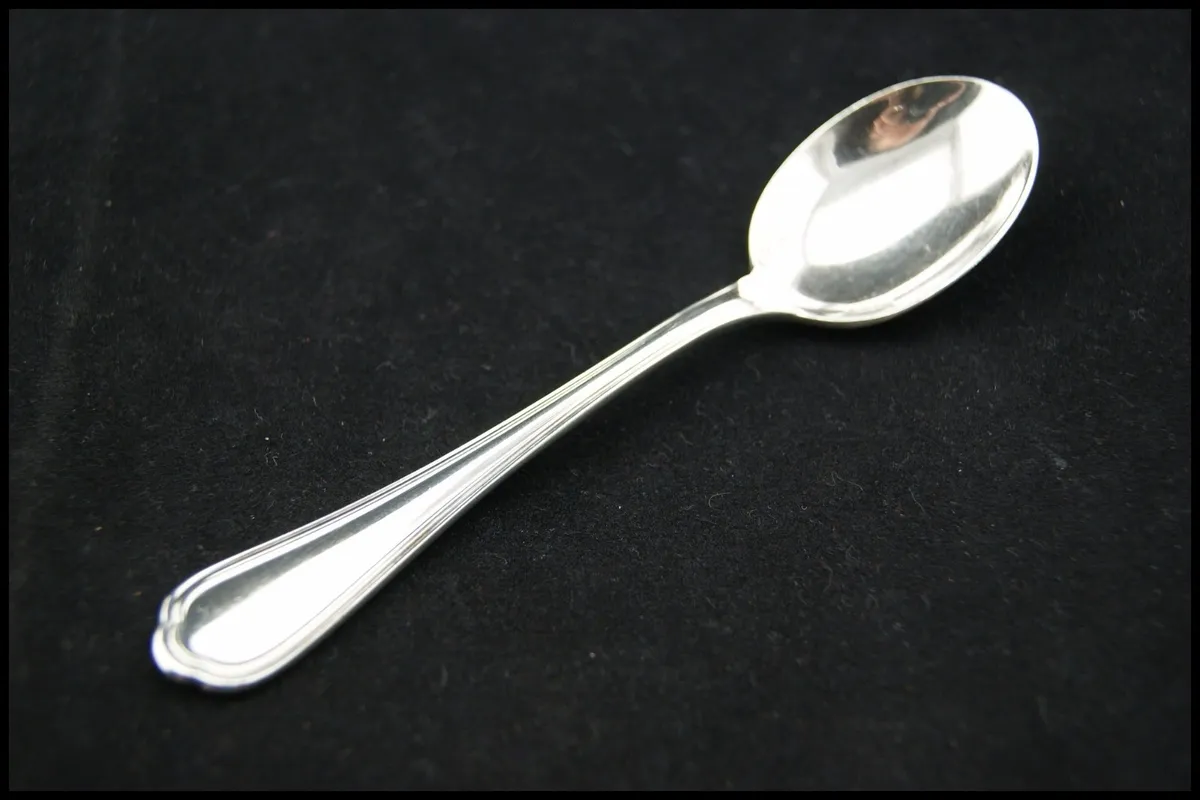
#> input picture c_image.webp, 1200 x 800 px
$ python image_segmentation.py
#> lines starting #> are read from the running program, lines starting #| are printed output that depends on the picture; after the words box and inside, x2 and y2 are one past the last pixel; in counts of white or black regions, pixels touching at a corner belong together
#> further down, image is the input picture: shape (800, 1200, 3); mean B, G, R 49.7, 49.9, 47.9
import cv2
import numpy as np


def convert_to_gray_scale(image):
    R, G, B = 0.21, 0.72, 0.07

    r_channel = image[:, :, 0]
    g_channel = image[:, :, 1]
    b_channel = image[:, :, 2]

    gray_scale_image = R * r_channel + G * g_channel + B * b_channel

    gray_scale_image = gray_scale_image.astype("uint8")

    return gray_scale_image


image = cv2.imread("c_image.webp")

gray_scale_image = convert_to_gray_scale(image)

T0 = np.mean(gray_scale_image)
#> T0 = 49.29

while True:
    M1 = gray_scale_image[np.where(gray_scale_image >= T0)].mean()
    M2 = gray_scale_image[np.where(gray_scale_image < T0)].mean()

    T = (M1 + M2) / 2

    if T == T0: break

    T0 = T
#> this loop made 5 passes
#> (M1, M2, T, T0) on passes 1 to 4: (201.6, 30.41, 116, 116), (221.1, 31.17, 126.1, 126.1), (225.3, 31.54, 128.4, 128.4), (226.1, 31.63, 128.9, 128.9)
#> (M1, M2, T) on pass 5: (226.1, 31.63, 128.9)

gray_scale_image[np.where(gray_scale_image >= T)] = np.uint8(255)
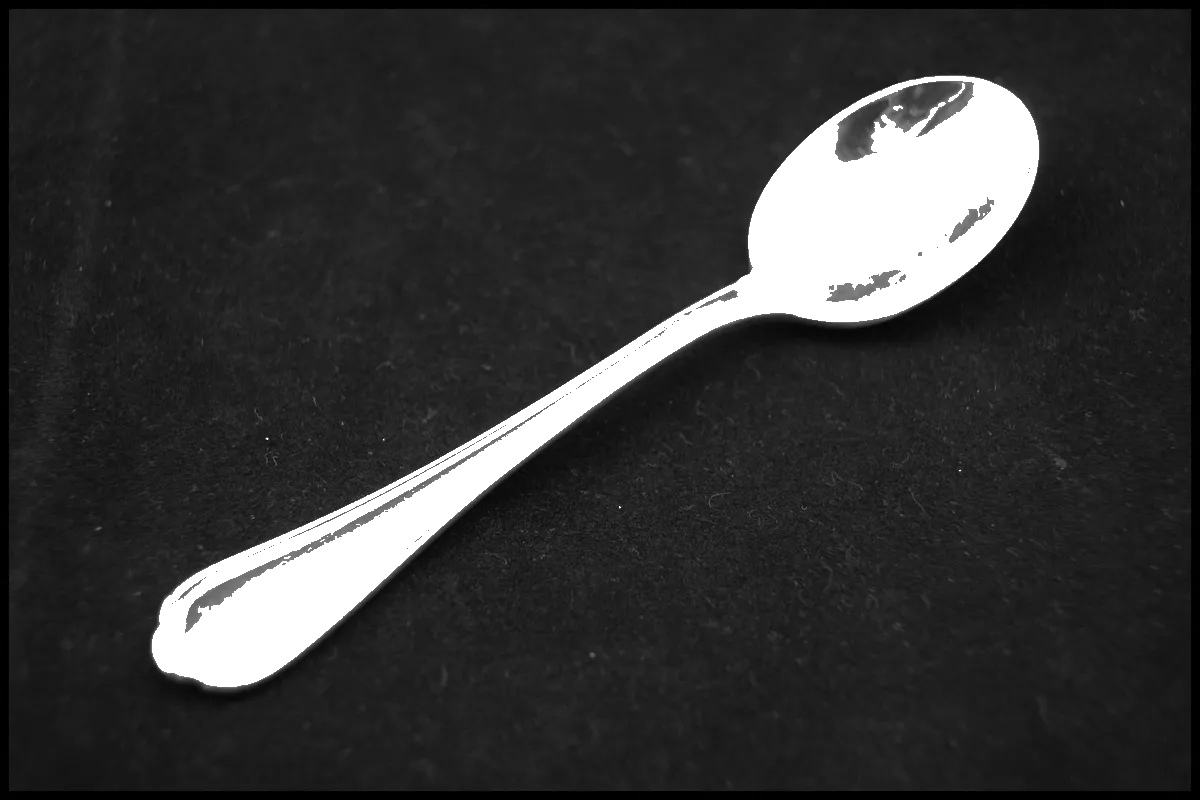
#> gray_scale_image: shape (800, 1200); min 0, max 255, mean 51.9
gray_scale_image[np.where(gray_scale_image < T)] = np.uint8(0)
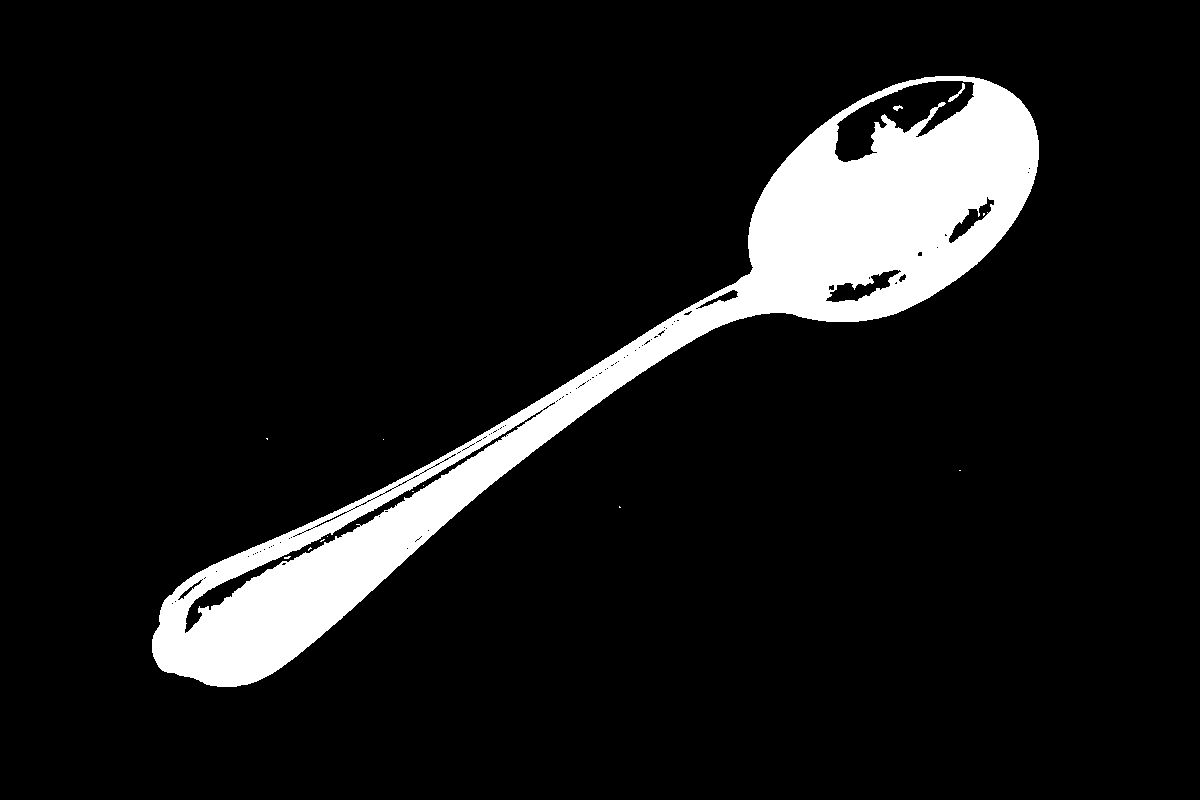
#> gray_scale_image: shape (800, 1200); 9.1% white; 14 white regions (11 under 20 px), largest, box (x1, y1, x2, y2) and area: (152, 76, 1039, 687) 87028, (948, 83, 965, 102) 73, (893, 105, 903, 111) 33

cv2.imwrite(f"c_segmented_image.jpg", gray_scale_image)
